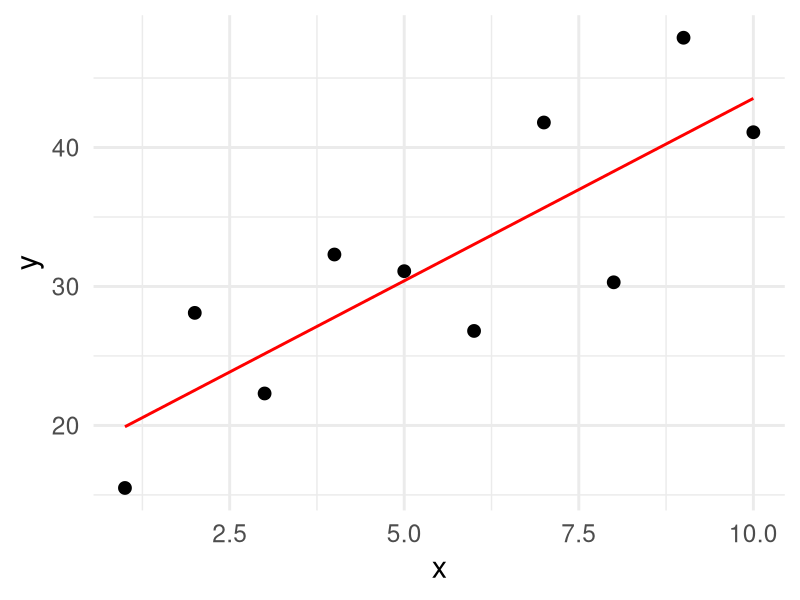
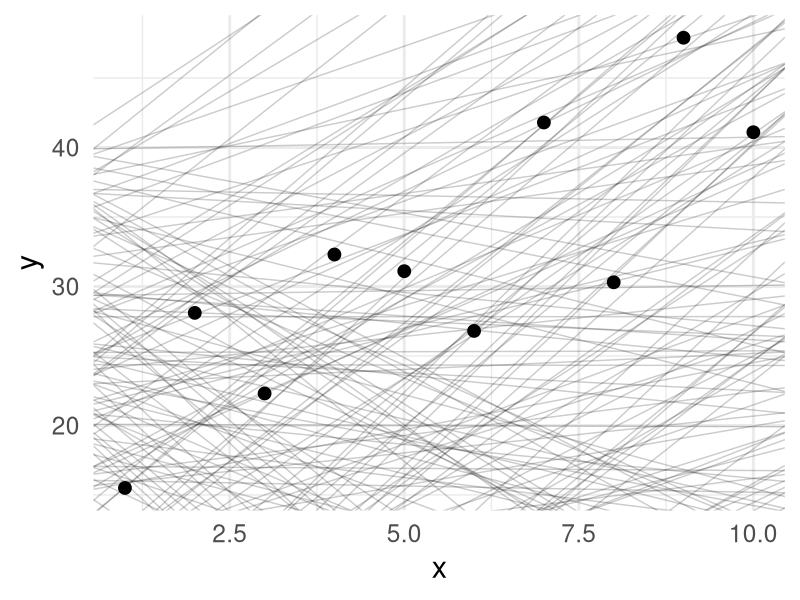
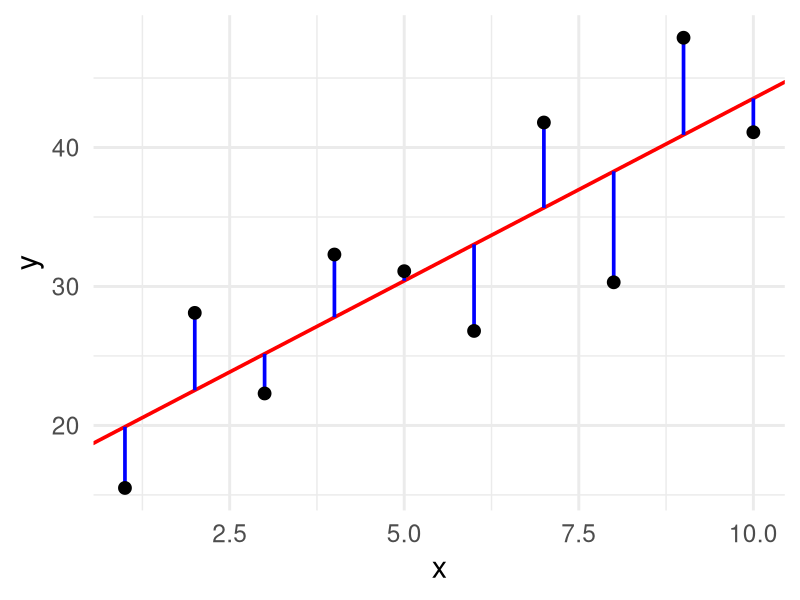
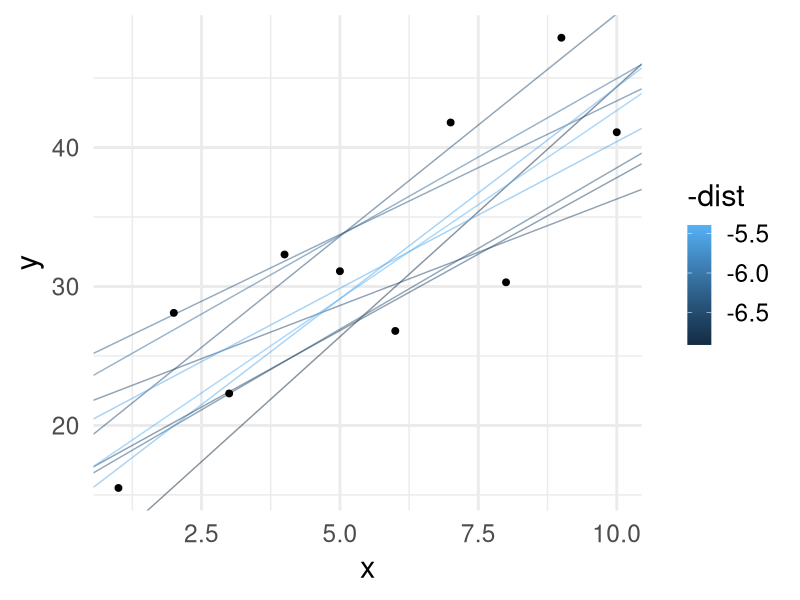
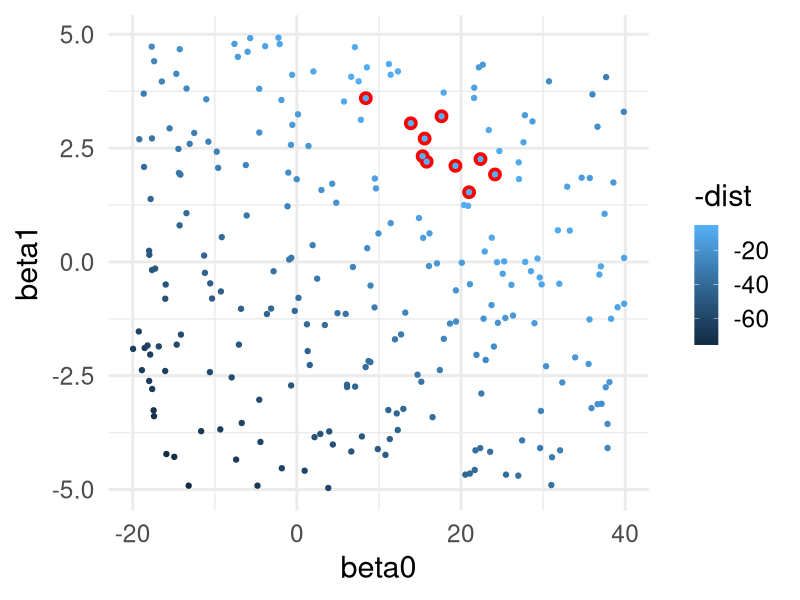
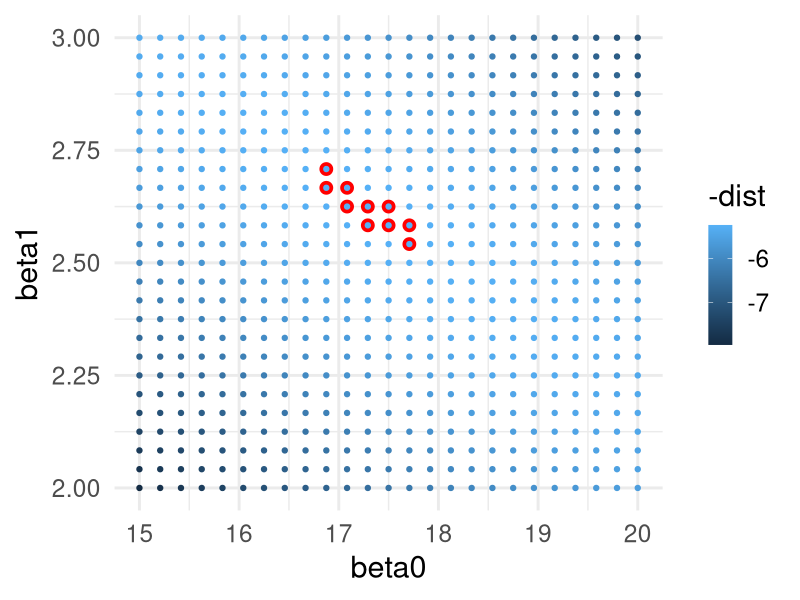
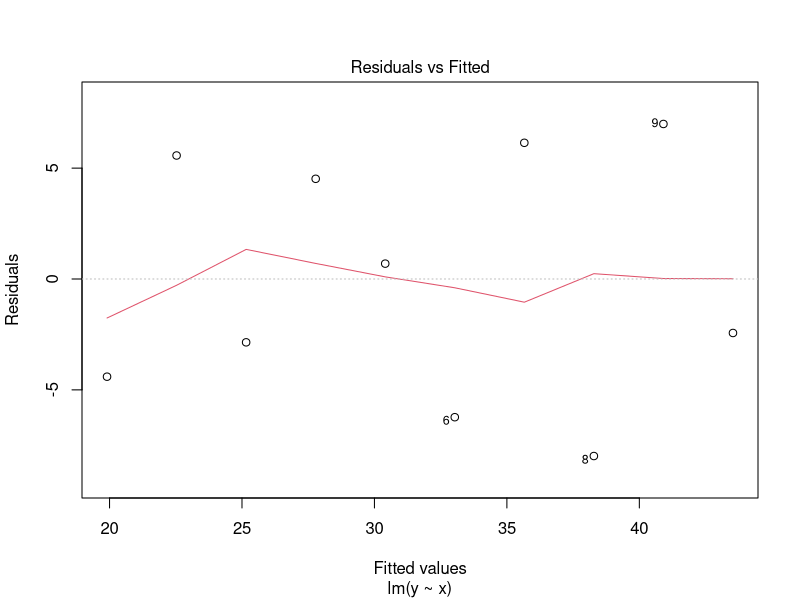
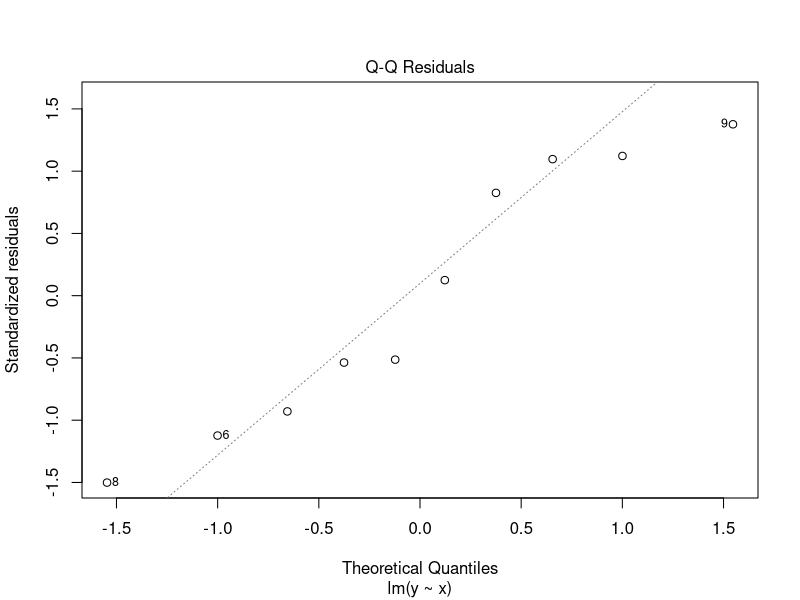

Reproduce these figures in R, in order.
## ---- chunk 1
library( knitr )
library( reshape2 )
library( tidyverse )
library( kableExtra )
library( fontawesome )
knitr::opts_chunk$set( fig.retina = 3, 
                       warning = FALSE, 
                       message = FALSE,
                       fig.align="center")

theme_set( theme_minimal( base_size = 22) )
## ---- chunk 2
#| echo: false
df <- data.frame( x = 1:10,
                  y = c( 15.5, 28.1, 22.3, 32.3, 
                         31.1, 26.8, 41.8, 30.3, 
                         47.9, 41.1) )
ggplot( df, aes(x,y) ) + 
  stat_smooth( method="lm", 
               formula = y ~ x, 
               se=FALSE, 
               color="red", size=1) + 
  geom_point( size=4 ) 
## ---- chunk 3
models <- data.frame( beta0 = runif(250,-20,40),
                      beta1 = runif(250, -5, 5))
summary( models )
## ---- chunk 4
ggplot() + 
  geom_abline( aes(intercept = beta0, 
                   slope = beta1), 
               data = models,
               alpha = 0.2) + 
  geom_point( aes(x,y), 
              data=df, 
              size = 4 )
## ---- chunk 5
fit <- lm( y ~ x, data=df )
yhat <- data.frame( x = 1:10,
                    yhat = predict( fit ),
                    y= df$y )

ggplot( df ) + 
  geom_abline( aes( intercept = fit$coefficients[1],
                    slope = fit$coefficients[2]),
               color="red",
               size = 1.25 ) +
  geom_segment( aes(x=x, y = y, xend = x, yend = yhat), 
                data = yhat,
                color = "blue", size = 1.25) + 
  geom_point( aes(x,y), size=4 ) 
## ---- chunk 6
model_distance <- function( interscept, slope, X, Y ) {
  yhat <- interscept + slope * X
  diff <- Y - yhat
  return( sqrt( mean( diff ^ 2 ) ) )
}
## ---- chunk 7
models$dist <- NA
for( i in 1:nrow(models) ) {
  models$dist[i] <- model_distance( models$beta0[i],
                                    models$beta1[i],
                                    df$x,
                                    df$y )
}
head( models )
## ---- chunk 8
ggplot()  + 
  geom_abline( aes(intercept = beta0,
                   slope = beta1, 
                   color = -dist),
               data = filter( models, rank(dist) <= 10 ),
               alpha = 0.5) + 
  geom_point( aes(x,y),
              data=df, size=2) 
## ---- chunk 9
ggplot( models, aes(x = beta0, y = beta1, color = -dist)) + 
  geom_point( data = filter( models, rank(dist) <= 10), 
              color = "red",  size = 4) + 
  geom_point()
## ---- chunk 10
grid <- expand.grid( beta0 = seq(15, 
                                 20, 
                                 length = 25),
                     beta1 = seq(2, 
                                 3, 
                                 length = 25))
grid$dist <- NA
for( i in 1:nrow(grid) ) {
  grid$dist[i] <- model_distance( grid$beta0[i],
                                  grid$beta1[i],
                                  df$x,
                                  df$y )
}

ggplot( grid, aes(x = beta0, 
                  y = beta1,
                  color = -dist)) + 
  geom_point( data = filter( grid, 
                             rank(dist) <= 10), 
              color = "red",
              size = 4) +
  geom_point()
## ---- chunk 11
fit <- lm( y ~ x, data = df )
fit 
## ---- chunk 12
summary( fit )
## ---- chunk 13
names( fit )
## ---- chunk 14
names( summary( fit ) )
## ---- chunk 15
summary( fit )$fstatistic 
## ---- chunk 16
get_pval <- function( model ) {
  f <- summary( model )$fstatistic[1]
  df1 <- summary( model )$fstatistic[2]
  df2 <- summary( model )$fstatistic[3]
  p <- as.numeric( 1.0 - pf( f, df1, df2 ) )
  return( p  )
}

get_pval( fit )
## ---- chunk 17
plot( fit, which = 1 )
## ---- chunk 18
plot( fit, which = 2 )
## ---- chunk 19
plot( fit, which=5 )
## ---- chunk 20
anova( fit )
## ---- chunk 21
summary( fit )
## ---- chunk 22
c( `Regression R^2` = summary( fit )$r.squared,
   `Squared Correlation` = as.numeric( cor.test( df$x, df$y )$estimate^2 ) )
## ---- chunk 23
df$yhat <- predict( fit )
df %>% 
  ggplot( aes(x,yhat) ) + geom_line() + geom_point() +
  geom_point( aes(y=y), col="darkred", size=2)
## ---- chunk 24
df$residuals <- residuals( fit ) 
df %>%
  ggplot( aes(yhat, residuals) ) + 
  geom_point() + 
  geom_abline( slope=0,intercept=0, color="red")
## ---- chunk 25
airquality %>%
  select( -Month, -Day ) -> df.air
summary( df.air )
## ---- chunk 26
fit.solar <- lm( Ozone ~ Solar.R, data = df.air )
fit.temp <- lm( Ozone ~ Temp, data = df.air )
fit.wind <- lm( Ozone ~ Wind, data = df.air )
## ---- chunk 27
data.frame( Model = c( "Ozone ~ Solar",
                       "Ozone ~ Temp",
                       "Ozone ~ Wind"), 
            R2 = c( summary( fit.solar )$r.squared,
                    summary( fit.temp )$r.squared,
                    summary( fit.wind )$r.squared ), 
            P = c( get_pval( fit.solar), 
                   get_pval( fit.temp ),
                   get_pval( fit.wind ) ) ) -> df.models

df.models %>%
  mutate( P = format( P, scientific=TRUE, digits=3)) %>%
  kable( caption = "Model parameters predicting mean ozone in parts per billion mearsured in New York during the period of 1 May 1973 - 30 September 1973 as predicted by Temperature, Windspeed, and Solar Radiation.",
         digits = 3,
         align='l') %>%
  kable_classic_2()
## ---- chunk 28
fit.temp.wind <- lm( Ozone ~ Temp + Wind, data = df.air )
fit.temp.solar <- lm( Ozone ~ Temp + Solar.R, data = df.air )
fit.wind.solar <- lm( Ozone ~ Wind + Solar.R, data = df.air )
## ---- chunk 29
df.models <- rbind( df.models, 
                    data.frame( Model = c( "Ozone ~ Temp + Wind",
                                           "Ozone ~ Temp + Solar",
                                           "Ozone ~ Wind + Solar" ),
                                R2 = c( summary( fit.temp.wind )$r.squared,
                                        summary( fit.temp.solar )$r.squared,
                                        summary( fit.wind.solar )$r.squared ),
                                P = c( get_pval( fit.temp.wind),
                                       get_pval( fit.temp.solar),
                                       get_pval( fit.wind.solar) )
                                ))
df.models %>%
  mutate( P = format( P, scientific=TRUE, digits=3)) %>%
  kable( caption = "Model parameters predicting mean ozone in parts per billion mresured in New York during the period of 1 May 1973 - 30 September 1973.",
         digits = 3,
         align="l") %>%
  kable_classic()
## ---- chunk 30
fit.all <- lm( Ozone ~ Solar.R + Temp + Wind, data = df.air )
## ---- chunk 31
df.models <- rbind( df.models, 
                    data.frame( Model = c( "Ozone ~ Temp + Wind + Solar"),
                                R2 = c( summary( fit.all )$r.squared ),
                                P = c( get_pval( fit.all)  )
                                ))


#df.models$P = cell_spec( format( df.models$P, 
#                                 digits=3, 
#                                 scientific=TRUE), 
#                         color = ifelse( df.models$P == min(df.models$P), 
#                                         "red",
#                                         "black"))
#df.models$R2 = cell_spec( format( df.models$R2, 
#                                  digits=3, 
#                                  scientific=TRUE), 
#                          color = ifelse( df.models$R2 == max( df.models$R2), 
#                                          "green",
#                                          "black"))

df.models %>%
  mutate( P = format( P, digits=3, scientific = TRUE) ) %>% 
  kable( escape = FALSE ) %>%
  kable_paper( "striped", full_width = FALSE )
## ---- chunk 32
random.models  <- list()
random.models[["Ozone ~ Temp"]] <- fit.temp
random.models[["Ozone ~ Wind"]] <- fit.wind
random.models[["Ozone ~ Solar"]] <- fit.solar
random.models[["Ozone ~ Temp + Wind"]] <- fit.temp.wind
random.models[["Ozone ~ Temp + Solar"]] <- fit.temp.solar
random.models[["Ozone ~ Wind + Solar"]] <- fit.wind.solar
random.models[[ "Ozone ~ Temp + Wind + Solar" ]] <- fit.all

df.tmp <- df.air

for( i in 1:8 ) {
  lbl <- paste("Ozone ~ Temp + Wind + Solar + ", i, " Random Variables", sep="")
  df.tmp[[lbl]] <- runif( nrow(df.tmp), min = -100, max = 100 )
  random.models[[lbl]] <- lm( Ozone ~ ., data = df.tmp ) 
}

data.frame( Models = names( random.models ),
            R2 = sapply( random.models, 
                          FUN = function( x ) return( summary( x )$r.squared), 
                          simplify = TRUE ),
            P = sapply( random.models, 
                        FUN = get_pval ) ) -> df.random
## ---- chunk 33
df.random %>%
  head( n = 7 ) %>%
  select( Models, R2 ) %>%
  kable( caption = "Original data in models.",
         digits=4,
         row.names = FALSE,
         align="l") %>%
  kable_paper("striped", full_width = FALSE )
## ---- chunk 34
df.random %>%
  tail( n = 8 ) %>%
  select( Models, R2 ) %>%
  kable( caption = "Original full model + X random variables",
         digits=4,
         row.names = FALSE,
         align='l') %>%
  kable_paper("striped", full_width = FALSE )
## ---- chunk 35
df.random$AIC <- sapply( random.models, 
                         FUN = AIC, 
                         simplify = TRUE )

df.random %>%
  mutate( deltaAIC = AIC - min(AIC) ) %>%
  select( -P ) %>%
  kable( escape = FALSE,
         row.names = FALSE, 
         digits = 3) %>%
  kable_paper( "striped", full_width = FALSE )
